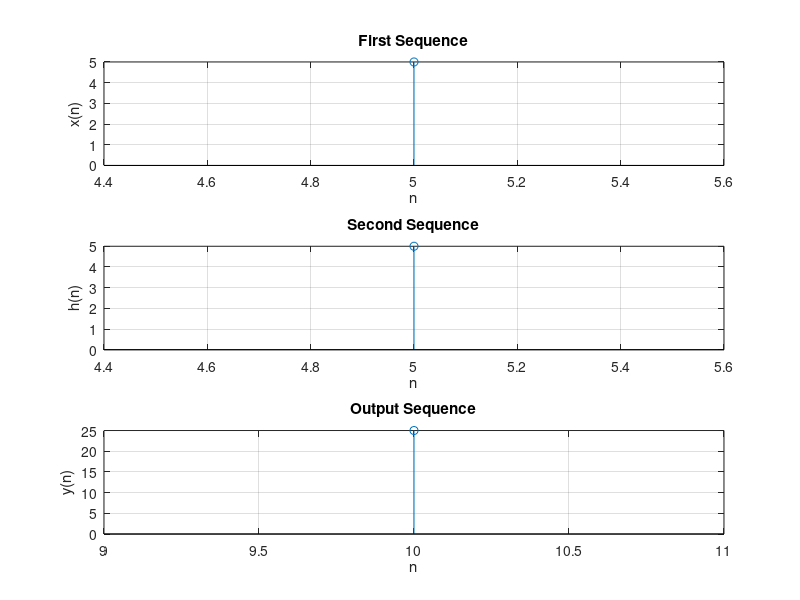

Reproduce this figure in MATLAB.
clc;
close all;
%first sequence
x = input('Enter x\n');
l1 = input('Enter the lower limit:\n');
u1 = input('Enter the upper limit:\n');
x1 = l1:1:u1; %limit of sequence x(n)
%second sequence
h = input('Enter h:\n');
l2 = input('Enter the lower limit:\n');
u2 = input('Enter the upper limit:\n');
h1 = l2:1:u2; %limit of sequence h(n)
l = l1 + l2;
u = u1 + u2;
a = l:1:u; %limit of output sequence y(n)
m = length(x); %length of sequence x(n)
n = length(h); %length of sequence h(n)
X = [x, zeros(1, n)];
subplot(311)
disp('x(n) is:')
disp(x)
stem(x1, x)
xlabel('n')
ylabel('x(n)')
title('First Sequence')
grid on;
H = [h, zeros(1, m)];
subplot(312)
disp('h(n) is:')
disp(h)
stem(h1, h)
xlabel('n')
ylabel('h(n)')
title('Second Sequence')
grid on;
%CONVULATION
for i = 1:n + m - 1
    Y(i) = 0;

    for j = 1:m

        if ((i - j + 1) > 0)
            Y(i) = Y(i) + (X(j) * H(i - j + 1));
        else
        end

    end

end

subplot(313)
disp('y(n) is:')
disp(Y)
stem(a, Y)
xlabel('n')
ylabel('y(n)')
title('Output Sequence')
grid on;
